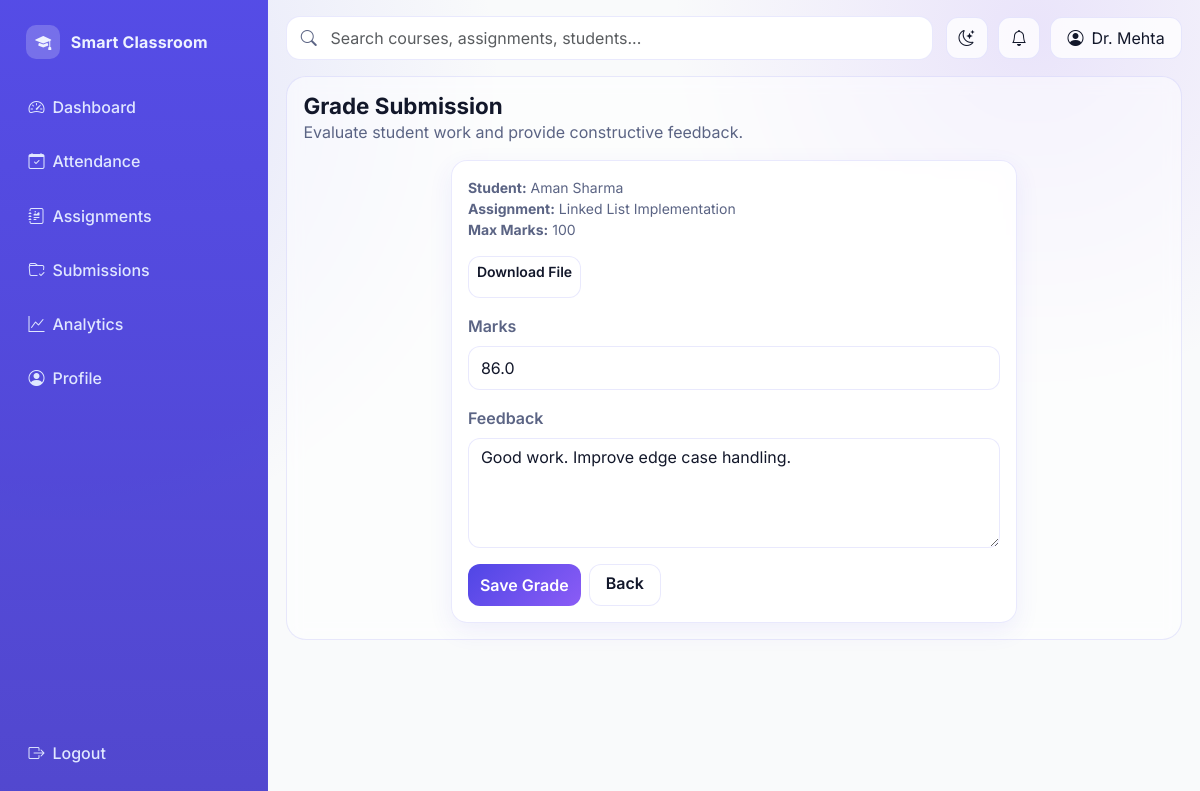
/teacher/submissions/1/grade (signed in), run on the app's committed database.
### models/__init__.py (models this page shows, shortened)
class User(UserMixin, db.Model):
    id = db.Column(db.Integer, primary_key=True)
    name = db.Column(db.String(120), nullable=False)
    email = db.Column(db.String(120), unique=True, nullable=False, index=True)
    password = db.Column(db.String(255), nullable=False)
    role = db.Column(db.String(20), nullable=False)
    student_profile = db.relationship("StudentProfile", backref="user", uselist=False)
    teacher_profile = db.relationship("TeacherProfile", backref="user", uselist=False)

class Assignment(db.Model):
    id = db.Column(db.Integer, primary_key=True)
    teacher_id = db.Column(db.Integer, db.ForeignKey("teacher_profile.user_id"), nullable=False)
    title = db.Column(db.String(200), nullable=False)
    description = db.Column(db.Text, nullable=False)
    deadline = db.Column(db.DateTime, nullable=False)
    max_marks = db.Column(db.Integer, nullable=False)
    created_at = db.Column(db.DateTime, default=lambda: datetime.now(timezone.utc), nullable=False)
    submissions = db.relationship("Submission", backref="assignment", lazy=True, cascade="all, delete")

class Submission(db.Model):
    id = db.Column(db.Integer, primary_key=True)
    assignment_id = db.Column(db.Integer, db.ForeignKey("assignment.id"), nullable=False)
    student_id = db.Column(db.Integer, db.ForeignKey("student_profile.user_id"), nullable=False)
    file_path = db.Column(db.String(255), nullable=False)
    submitted_at = db.Column(db.DateTime, default=lambda: datetime.now(timezone.utc), nullable=False)
    marks = db.Column(db.Float, nullable=True)
    feedback = db.Column(db.Text, nullable=True)
    __table_args__ = (
        db.UniqueConstraint("assignment_id", "student_id", name="unique_submission_per_assignment"),
    )

### routes/teacher_routes.py (the view, shortened to what this page needs)
@teacher_bp.route("/submissions/<int:submission_id>/grade", methods=["GET", "POST"])
@login_required
@role_required("Teacher")
def grade_submission(submission_id):
    submission = (
        Submission.query.join(Assignment)
        .filter(Submission.id == submission_id, Assignment.teacher_id == current_user.id)
        .first_or_404()
    )
    form = GradeForm()
    if request.method == "GET":
        form.marks.data = submission.marks
        form.feedback.data = submission.feedback
    return render_template("teacher/grade_submission.html", form=form, submission=submission)

### forms/teacher_forms.py
class GradeForm(FlaskForm):
    marks = IntegerField("Marks", validators=[InputRequired(), NumberRange(min=0, max=1000)])
    feedback = TextAreaField("Feedback", validators=[Length(max=1000)])
    submit = SubmitField("Save Grade")

### app.py (called while the page is built)
def create_app():
    app = Flask(__name__)
    app.config.from_object(Config)
    os.makedirs(app.config["UPLOAD_FOLDER"], exist_ok=True)
    db.init_app(app)
    bcrypt.init_app(app)
    login_manager.init_app(app)
    csrf.init_app(app)
    register_blueprints(app)
    @app.context_processor
    def inject_globals():
        return {"app_name": "College Management System"}
    with app.app_context():
        db.create_all()
    return app

### models/__init__.py (called while the page is built)
@login_manager.user_loader
def load_user(user_id):
    return User.query.get(int(user_id))

### templates/teacher/grade_submission.html (shortened to what this page needs)
{% extends 'base.html' %} {% block title %} - Grade Submission{% endblock %} {%
block content %}
<section class="page-header">
  <div>
    <h1 class="page-title">Grade Submission</h1>
    <p class="text-muted-soft mb-0">
      Evaluate student work and provide constructive feedback.
    </p>
  </div>
</section>
<div class="row justify-content-center">
  <div class="col-lg-8">
    <article class="app-card p-3">
      <div class="small text-muted-soft mb-3">
        <div>
          <strong>Student:</strong> {{ submission.student_user.user.name }}
        </div>
        <div>
          <strong>Assignment:</strong> {{ submission.assignment.title }}
        </div>
        <div>
          <strong>Max Marks:</strong> {{ submission.assignment.max_marks }}
        </div>
      </div>
      <a
        class="btn btn-soft btn-sm mb-3"
        href="{{ url_for('core.download_file', filename=submission.file_path) }}"
        >Download File</a
      >
      <form method="POST">
        <div class="mb-3">
          {{ form.marks.label(class='form-label') }} {{
          form.marks(class='form-control') }}
        </div>
        <div class="mb-3">
          {{ form.feedback.label(class='form-label') }} {{
          form.feedback(class='form-control', rows=4, placeholder='Share
          strengths and next improvement steps...') }}
        </div>
        <div class="d-flex gap-2">
          {{ form.submit(class='btn btn-success') }}
          <a
            href="{{ url_for('teacher.submissions', assignment_id=submission.assignment_id) }}"
            class="btn btn-soft px-3"
            >Back</a
          >
        </div>
      </form>
    </article>
  </div>
</div>
{% endblock %}

### templates/base.html (shortened to what this page needs)
<!doctype html>
<html lang="en">
  <head>
    <link
      href="https://cdn.jsdelivr.net/npm/bootstrap@5.3.3/dist/css/bootstrap.min.css"
      rel="stylesheet"
    />
    <link
      rel="stylesheet"
      href="https://cdn.jsdelivr.net/npm/bootstrap-icons@1.11.3/font/bootstrap-icons.min.css"
    />
    <link
      rel="stylesheet"
      href="{{ url_for('static', filename='css/styles.css') }}"
    />
  </head>
  <body>
    {% if current_user.is_authenticated %}
    <div class="app-shell">
      <aside class="sidebar d-flex flex-column" id="appSidebar">
        <a class="brand" href="{{ url_for('core.index') }}">
          <span class="brand-dot"><i class="bi bi-mortarboard-fill"></i></span>
          <span>Smart Classroom</span>
        </a>
        <div class="nav-section">
          {% if current_user.role == 'Teacher' %} {% set nav = [
          ('teacher.dashboard', 'Dashboard', 'bi-speedometer2'),
          ('teacher.attendance', 'Attendance', 'bi-calendar-check'),
          ('teacher.assignments', 'Assignments', 'bi-journal-richtext'),
          ('teacher.submissions', 'Submissions', 'bi-folder-check'),
          ('teacher.analytics', 'Analytics', 'bi-graph-up') ] %} {% else %} {%
          set nav = [ ('student.dashboard', 'Dashboard', 'bi-speedometer2'),
          ('student.attendance', 'Attendance', 'bi-calendar-check'),
          ('student.assignments', 'Assignments', 'bi-journal-richtext'),
          ('student.grades', 'Grades', 'bi-award'), ('student.analytics',
          'Analytics', 'bi-graph-up') ] %} {% endif %} {% for endpoint, label,
          icon in nav %}
          <a
            class="nav-link-item {% if request.endpoint == endpoint %}active{% endif %}"
            href="{{ url_for(endpoint) }}"
          >
            <span><i class="bi {{ icon }} me-2"></i>{{ label }}</span>
          </a>
          {% endfor %}
          <a class="nav-link-item" href="#" aria-disabled="true">
            <span><i class="bi bi-person-circle me-2"></i>Profile</span>
          </a>
        </div>
        <div class="sidebar-footer">
          <a class="nav-link-item" href="{{ url_for('auth.logout') }}">
            <span><i class="bi bi-box-arrow-right me-2"></i>Logout</span>
          </a>
        </div>
      </aside>
      <section class="workspace">
        <header class="topbar">
          <div class="search-wrap">
            <i class="bi bi-search search-icon"></i>
            <input
              class="form-control"
              type="search"
              placeholder="Search courses, assignments, students..."
              aria-label="Search"
            />
          </div>
          <div class="toolbar-actions">
            <button
              class="icon-btn"
              id="darkModeToggle"
              type="button"
              aria-label="Toggle dark mode"
            >
              <i class="bi bi-moon-stars"></i>
            </button>
            <button class="icon-btn" type="button" aria-label="Notifications">
              <i class="bi bi-bell"></i>
            </button>
            <div
              class="btn-soft px-3 d-flex align-items-center gap-2"
              role="button"
              tabindex="0"
            >
              <i class="bi bi-person-circle"></i>
              <span class="hidden-mobile">{{ current_user.name }}</span>
            </div>
          </div>
        </header>
        {% endif %}
        <main
          class="{% if current_user.is_authenticated %}content-wrap{% else %}container pb-4{% endif %}"
        >
          {% block content %}{% endblock %}
        </main>
        {% if current_user.is_authenticated %}
      </section>
    </div>
    {% endif %}
  </body>
</html>

### static/css/styles.css (style rules this page uses)
:root { --bg: #f9fafb; --surface: rgba(255, 255, 255, 0.78); --surface-solid: #ffffff; --surface-muted: #f3f5fb; --text: #12172a; --text-soft: #5b6484; --primary: #4f46e5; --primary-2: #6366f1; --accent: #8b5cf6; --success: #16a34a; --danger: #ef4444; --warning: #f59e0b; --border: rgba(99, 102, 241, 0.14); --shadow-sm: 0 8px 24px rgba(79, 70, 229, 0.08); --shadow-md: 0 18px 44px rgba(31, 41, 55, 0.12); --radius-sm: 12px; --radius-md: 16px; --radius-lg: 20px; --transition: 240ms ease-in-out; }
* { box-sizing: border-box; }
html, body { margin: 0; padding: 0; min-height: 100%; font-family: "Inter", "Poppins", "Segoe UI", sans-serif; font-size: 16px; color: var(--text); background: radial-gradient( circle at 5% 12%, rgba(99, 102, 241, 0.16), transparent 33% ), radial-gradient( circle at 86% 4%, rgba(139, 92, 246, 0.14), transparent 28% ), var(--bg); }
a { color: inherit; }
.glass-card, .card, .app-card { border: 1px solid var(--border); background: var(--surface); backdrop-filter: blur(12px); border-radius: var(--radius-md); box-shadow: var(--shadow-sm); transition: transform var(--transition), box-shadow var(--transition), border-color var(--transition); }
.app-shell { display: grid; grid-template-columns: 268px 1fr; min-height: 100vh; }
.sidebar { position: sticky; top: 0; height: 100vh; padding: 1rem; border-right: 1px solid var(--border); background: linear-gradient( 180deg, rgba(79, 70, 229, 0.96), rgba(67, 56, 202, 0.92) ); color: #eef2ff; }
.brand { display: flex; align-items: center; gap: 0.65rem; font-weight: 700; letter-spacing: 0.01em; text-decoration: none; padding: 0.55rem 0.65rem; border-radius: 10px; }
.brand-dot { width: 34px; height: 34px; display: grid; place-items: center; border-radius: 10px; background: rgba(255, 255, 255, 0.2); }
.nav-section { margin-top: 1rem; }
.nav-link-item { display: flex; align-items: center; justify-content: space-between; margin-bottom: 0.45rem; padding: 0.72rem 0.78rem; border-radius: 12px; color: #e0e7ff; font-weight: 500; text-decoration: none; transition: background var(--transition), transform var(--transition); }
.sidebar-footer { margin-top: auto; padding-top: 1rem; }
.workspace { padding: 1rem 1.15rem 1.5rem; }
.topbar { display: grid; grid-template-columns: 1fr auto; align-items: center; gap: 0.8rem; margin-bottom: 1rem; }
.search-wrap { position: relative; }
.search-wrap .form-control { background: var(--surface-solid); border: 1px solid var(--border); border-radius: 14px; min-height: 44px; padding-left: 2.7rem; }
.search-icon { position: absolute; left: 0.9rem; top: 50%; transform: translateY(-50%); color: var(--text-soft); }
.toolbar-actions { display: flex; align-items: center; gap: 0.65rem; }
.icon-btn, .btn-soft { border: 1px solid var(--border); background: var(--surface); border-radius: 12px; min-height: 42px; min-width: 42px; color: var(--text); transition: all var(--transition); }
.content-wrap { border-radius: var(--radius-lg); border: 1px solid var(--border); background: rgba(255, 255, 255, 0.52); backdrop-filter: blur(8px); padding: 1rem; }
.page-header { display: flex; align-items: center; justify-content: space-between; gap: 1rem; margin-bottom: 1rem; }
.page-title { margin: 0; font-size: 1.4rem; font-weight: 700; }
.text-muted-soft { color: var(--text-soft); }
.btn { border-radius: 12px; font-weight: 600; transition: all var(--transition); }
.btn-primary, .btn-success { border: none; background: linear-gradient(135deg, var(--primary), var(--accent)); }
.form-control, .form-select { border-radius: 12px; border: 1px solid var(--border); background: var(--surface-solid); color: var(--text); min-height: 44px; transition: border-color var(--transition), box-shadow var(--transition), transform var(--transition); }
.form-label { font-weight: 600; color: var(--text-soft); }
.hidden-mobile { display: inline; }

### data on the page
User: name "Dr. Mehta"
User: student_user.user.name "Aman Sharma"
Assignment: assignment "Linked List Implementation", assignment.max_marks "100"
Submission: marks "86.0", feedback "Good work. Improve edge case handling."

### other printed values
{{ label }} "Dashboard" "Attendance" "Assignments" "Submissions" "Analytics"
